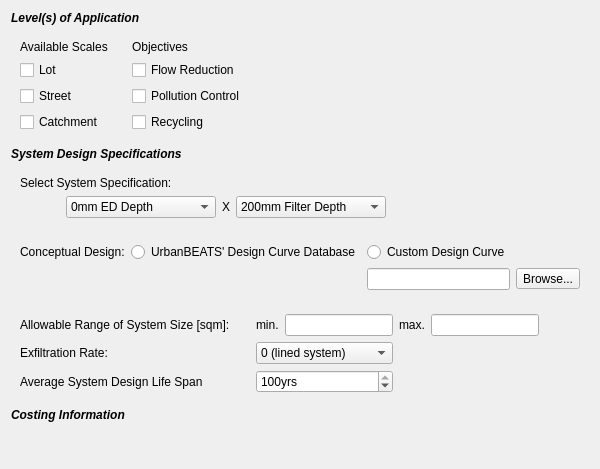
            <widget class="QWidget" name="scrollAreaWidgetContents_7">
             <property name="geometry">
              <rect>
               <x>0</x>
               <y>0</y>
               <width>534</width>
               <height>437</height>
              </rect>
             </property>
             <layout class="QVBoxLayout" name="verticalLayout_53">
              <item>
               <widget class="QLabel" name="label_2">
                <property name="text">
                 <string>&lt;html&gt;&lt;head/&gt;&lt;body&gt;&lt;p&gt;&lt;span style=&quot; font-weight:600; font-style:italic;&quot;&gt;Level(s) of Application&lt;/span&gt;&lt;/p&gt;&lt;/body&gt;&lt;/html&gt;</string>
                </property>
               </widget>
              </item>
              <item>
               <widget class="QWidget" name="widget_21" native="true">
                <layout class="QHBoxLayout" name="horizontalLayout_9">
                 <property name="leftMargin">
                  <number>0</number>
                 </property>
                 <property name="topMargin">
                  <number>0</number>
                 </property>
                 <property name="rightMargin">
                  <number>0</number>
                 </property>
                 <property name="bottomMargin">
                  <number>0</number>
                 </property>
                 <item>
                  <widget class="QWidget" name="widget_19" native="true">
                   <layout class="QGridLayout" name="gridLayout_16">
                    <item row="0" column="0">
                     <widget class="QLabel" name="BFscales_lbl">
                      <property name="text">
                       <string>Available Scales</string>
                      </property>
                     </widget>
                    </item>
                    <item row="1" column="0">
                     <widget class="QCheckBox" name="BFlot_check">
                      <property name="text">
                       <string>Lot</string>
                      </property>
                     </widget>
                    </item>
                    <item row="2" column="0">
                     <widget class="QCheckBox" name="BFstreet_check">
                      <property name="text">
                       <string>Street</string>
                      </property>
                     </widget>
                    </item>
                    <item row="3" column="0">
                     <widget class="QCheckBox" name="BFprec_check">
                      <property name="enabled">
                       <bool>true</bool>
                      </property>
                      <property name="text">
                       <string>Catchment</string>
                      </property>
                     </widget>
                    </item>
                   </layout>
                  </widget>
                 </item>
                 <item>
                  <widget class="QWidget" name="widget_20" native="true">
                   <layout class="QGridLayout" name="gridLayout_17">
                    <item row="0" column="0">
                     <widget class="QLabel" name="BFapps_lbl">
                      <property name="text">
                       <string>Objectives</string>
                      </property>
                     </widget>
                    </item>
                    <item row="1" column="0">
                     <widget class="QCheckBox" name="BFflow_check">
                      <property name="enabled">
                       <bool>true</bool>
                      </property>
                      <property name="text">
                       <string>Flow Reduction</string>
                      </property>
                     </widget>
                    </item>
                    <item row="2" column="0">
                     <widget class="QCheckBox" name="BFpollute_check">
                      <property name="text">
                       <string>Pollution Control</string>
                      </property>
                     </widget>
                    </item>
                    <item row="3" column="0">
                     <widget class="QCheckBox" name="BFrecycle_check">
                      <property name="enabled">
                       <bool>true</bool>
                      </property>
                      <property name="text">
                       <string>Recycling</string>
                      </property>
                     </widget>
                    </item>
                   </layout>
                  </widget>
                 </item>
                 <item>
                  <spacer name="horizontalSpacer_27">
                   <property name="orientation">
                    <enum>Qt::Horizontal</enum>
                   </property>
                   <property name="sizeHint" stdset="0">
                    <size>
                     <width>40</width>
                     <height>20</height>
                    </size>
                   </property>
                  </spacer>
                 </item>
                </layout>
               </widget>
              </item>
              <item>
               <widget class="QLabel" name="label_3">
                <property name="text">
                 <string>&lt;html&gt;&lt;head/&gt;&lt;body&gt;&lt;p&gt;&lt;span style=&quot; font-weight:600; font-style:italic;&quot;&gt;System Design Specifications&lt;/span&gt;&lt;/p&gt;&lt;/body&gt;&lt;/html&gt;</string>
                </property>
               </widget>
              </item>
              <item>
               <widget class="QWidget" name="widget_22" native="true">
                <layout class="QGridLayout" name="gridLayout_18">
                 <item row="1" column="2">
                  <widget class="QLabel" name="BFspecs_lbl_2">
                   <property name="text">
                    <string>&lt;html&gt;&lt;head/&gt;&lt;body&gt;&lt;p&gt;X&lt;/p&gt;&lt;/body&gt;&lt;/html&gt;</string>
                   </property>
                  </widget>
                 </item>
                 <item row="1" column="1">
                  <widget class="QComboBox" name="BFspecs_EDD_combo">
                   <property name="minimumSize">
                    <size>
                     <width>150</width>
                     <height>0</height>
                    </size>
                   </property>
                   <property name="currentIndex">
                    <number>0</number>
                   </property>
                   <item>
                    <property name="text">
                     <string>0mm ED Depth</string>
                    </property>
                   </item>
                   <item>
                    <property name="text">
                     <string>100mm ED Depth</string>
                    </property>
                   </item>
                   <item>
                    <property name="text">
                     <string>200mm ED Depth</string>
                    </property>
                   </item>
                   <item>
                    <property name="text">
                     <string>300mm ED Depth</string>
                    </property>
                   </item>
                   <item>
                    <property name="text">
                     <string>400mm ED Depth</string>
                    </property>
                   </item>
                  </widget>
                 </item>
                 <item row="1" column="4">
                  <spacer name="horizontalSpacer_28">
                   <property name="orientation">
                    <enum>Qt::Horizontal</enum>
                   </property>
                   <property name="sizeHint" stdset="0">
                    <size>
                     <width>40</width>
                     <height>20</height>
                    </size>
                   </property>
                  </spacer>
                 </item>
                 <item row="1" column="3">
                  <widget class="QComboBox" name="BFspecs_FD_combo">
                   <property name="minimumSize">
                    <size>
                     <width>150</width>
                     <height>0</height>
                    </size>
                   </property>
                   <item>
                    <property name="text">
                     <string>200mm Filter Depth</string>
                    </property>
                   </item>
                   <item>
                    <property name="text">
                     <string>400mm Filter Depth</string>
                    </property>
                   </item>
                   <item>
                    <property name="text">
                     <string>600mm Filter Depth</string>
                    </property>
                   </item>
                   <item>
                    <property name="text">
                     <string>800mm Filter Depth</string>
                    </property>
                   </item>
                  </widget>
                 </item>
                 <item row="1" column="0">
                  <spacer name="horizontalSpacer_29">
                   <property name="orientation">
                    <enum>Qt::Horizontal</enum>
                   </property>
                   <property name="sizeType">
                    <enum>QSizePolicy::Fixed</enum>
                   </property>
                   <property name="sizeHint" stdset="0">
                    <size>
                     <width>40</width>
                     <height>20</height>
                    </size>
                   </property>
                  </spacer>
                 </item>
                 <item row="0" column="0" colspan="4">
                  <widget class="QLabel" name="BFspecs_lbl">
                   <property name="whatsThis">
                    <string>&lt;html&gt;&lt;head/&gt;&lt;body&gt;&lt;p&gt;Low Flow Bypass = &lt;/p&gt;&lt;p&gt;High Flow Bypass = &lt;/p&gt;&lt;p&gt;Saturated hydraulic conductivity = 180mm/hr&lt;/p&gt;&lt;p&gt;TN content of filter media = &lt;/p&gt;&lt;p&gt;Orthophosphate content of filter media =&lt;/p&gt;&lt;p&gt;Overflow Weir Width = &lt;/p&gt;&lt;p&gt;&lt;br/&gt;&lt;/p&gt;&lt;p&gt;Unlined Filter Media Perimeter adjusted to maintain aspect ratio&lt;/p&gt;&lt;p&gt;Unlined filter media base&lt;/p&gt;&lt;p&gt;Vegetated with effective nutrient removal plants&lt;/p&gt;&lt;p&gt;Underdrain Present&lt;/p&gt;&lt;p&gt;Submerged Zone with Carbon Present, depth = 0.45m&lt;/p&gt;&lt;/body&gt;&lt;/html&gt;</string>
                   </property>
                   <property name="text">
                    <string>Select System Specification:</string>
                   </property>
                  </widget>
                 </item>
                </layout>
               </widget>
              </item>
              <item>
               <widget class="QWidget" name="widget_23" native="true">
                <layout class="QGridLayout" name="gridLayout_19">
                 <item row="0" column="0">
                  <widget class="QLabel" name="BFdesigncurve_lbl">
                   <property name="text">
                    <string>Conceptual Design:</string>
                   </property>
                  </widget>
                 </item>
                 <item row="1" column="2">
                  <widget class="QLineEdit" name="BFdesigncurve_pathbox"/>
                 </item>
                 <item row="0" column="1">
                  <widget class="QRadioButton" name="radioButton">
                   <property name="text">
                    <string>UrbanBEATS' Design Curve Database</string>
                   </property>
                  </widget>
                 </item>
                 <item row="0" column="2">
                  <widget class="QRadioButton" name="radioButton_2">
                   <property name="text">
                    <string>Custom Design Curve</string>
                   </property>
                  </widget>
                 </item>
                 <item row="1" column="3">
                  <widget class="QToolButton" name="BFdesigncurve_browse">
                   <property name="enabled">
                    <bool>true</bool>
                   </property>
                   <property name="text">
                    <string>Browse...</string>
                   </property>
                  </widget>
                 </item>
                </layout>
               </widget>
              </item>
              <item>
               <widget class="QWidget" name="widget_24" native="true">
                <layout class="QGridLayout" name="gridLayout_20">
                 <item row="0" column="0">
                  <widget class="QLabel" name="BFminsize_lbl">
                   <property name="text">
                    <string>Allowable Range of System Size [sqm]:</string>
                   </property>
                  </widget>
                 </item>
                 <item row="1" column="0">
                  <widget class="QLabel" name="BFexfil_lbl">
                   <property name="text">
                    <string>Exfiltration Rate:</string>
                   </property>
                  </widget>
                 </item>
                 <item row="2" column="2" colspan="2">
                  <widget class="QSpinBox" name="BFavglifespin">
                   <property name="suffix">
                    <string>yrs</string>
                   </property>
                   <property name="minimum">
                    <number>5</number>
                   </property>
                   <property name="maximum">
                    <number>100</number>
                   </property>
                   <property name="singleStep">
                    <number>5</number>
                   </property>
                   <property name="value">
                    <number>100</number>
                   </property>
                  </widget>
                 </item>
                 <item row="1" column="2" colspan="2">
                  <widget class="QComboBox" name="BFexfil_combo">
                   <property name="whatsThis">
                    <string>&lt;!DOCTYPE HTML PUBLIC &quot;-//W3C//DTD HTML 4.0//EN&quot; &quot;http://www.w3.org/TR/REC-html40/strict.dtd&quot;&gt;
&lt;html&gt;&lt;head&gt;&lt;meta name=&quot;qrichtext&quot; content=&quot;1&quot; /&gt;&lt;style type=&quot;text/css&quot;&gt;
p, li { white-space: pre-wrap; }
&lt;/style&gt;&lt;/head&gt;&lt;body style=&quot; font-family:'MS Shell Dlg 2'; font-size:8.25pt; font-weight:400; font-style:normal;&quot;&gt;
&lt;p style=&quot; margin-top:0px; margin-bottom:0px; margin-left:0px; margin-right:0px; -qt-block-indent:0; text-indent:0px;&quot;&gt;&lt;span style=&quot; font-size:8pt;&quot;&gt;The likely exfiltration rate from the system (less than the theoretical maximum infiltration rate of the soil). Select this value based on performance data of systems in your city.&lt;/span&gt;&lt;/p&gt;&lt;/body&gt;&lt;/html&gt;</string>
                   </property>
                   <item>
                    <property name="text">
                     <string>0 (lined system)</string>
                    </property>
                   </item>
                   <item>
                    <property name="text">
                     <string>0.18 mm/hr</string>
                    </property>
                   </item>
                   <item>
                    <property name="text">
                     <string>0.36 mm/hr</string>
                    </property>
                   </item>
                   <item>
                    <property name="text">
                     <string>1.8 mm/hr</string>
                    </property>
                   </item>
                   <item>
                    <property name="text">
                     <string>3.6 mm/hr</string>
                    </property>
                   </item>
                  </widget>
                 </item>
                 <item row="0" column="2">
                  <widget class="QLabel" name="BFmaxsize_lbl_2">
                   <property name="text">
                    <string>min.</string>
                   </property>
                  </widget>
                 </item>
                 <item row="0" column="5">
                  <widget class="QLineEdit" name="BFmaxsize_box"/>
                 </item>
                 <item row="0" column="6">
                  <spacer name="horizontalSpacer_50">
                   <property name="orientation">
                    <enum>Qt::Horizontal</enum>
                   </property>
                   <property name="sizeHint" stdset="0">
                    <size>
                     <width>40</width>
                     <height>20</height>
                    </size>
                   </property>
                  </spacer>
                 </item>
                 <item row="0" column="3">
                  <widget class="QLineEdit" name="BFminsize_box"/>
                 </item>
                 <item row="0" column="4">
                  <widget class="QLabel" name="BFmaxsize_lbl">
                   <property name="text">
                    <string>max.</string>
                   </property>
                  </widget>
                 </item>
                 <item row="2" column="0">
                  <widget class="QLabel" name="BFavglifelbl">
                   <property name="text">
                    <string>Average System Design Life Span</string>
                   </property>
                  </widget>
                 </item>
                 <item row="0" column="1">
                  <spacer name="horizontalSpacer_51">
                   <property name="orientation">
                    <enum>Qt::Horizontal</enum>
                   </property>
                   <property name="sizeType">
                    <enum>QSizePolicy::Fixed</enum>
                   </property>
                   <property name="sizeHint" stdset="0">
                    <size>
                     <width>20</width>
                     <height>20</height>
                    </size>
                   </property>
                  </spacer>
                 </item>
                </layout>
               </widget>
              </item>
              <item>
               <widget class="QLabel" name="label_4">
                <property name="text">
                 <string>&lt;html&gt;&lt;head/&gt;&lt;body&gt;&lt;p&gt;&lt;span style=&quot; font-weight:600; font-style:italic;&quot;&gt;Costing Information&lt;/span&gt;&lt;/p&gt;&lt;/body&gt;&lt;/html&gt;</string>
                </property>
               </widget>
              </item>
              <item>
               <widget class="QWidget" name="widget_25" native="true">
                <property name="minimumSize">
                 <size>
                  <width>0</width>
                  <height>30</height>
                 </size>
                </property>
               </widget>
              </item>
             </layout>
            </widget>
